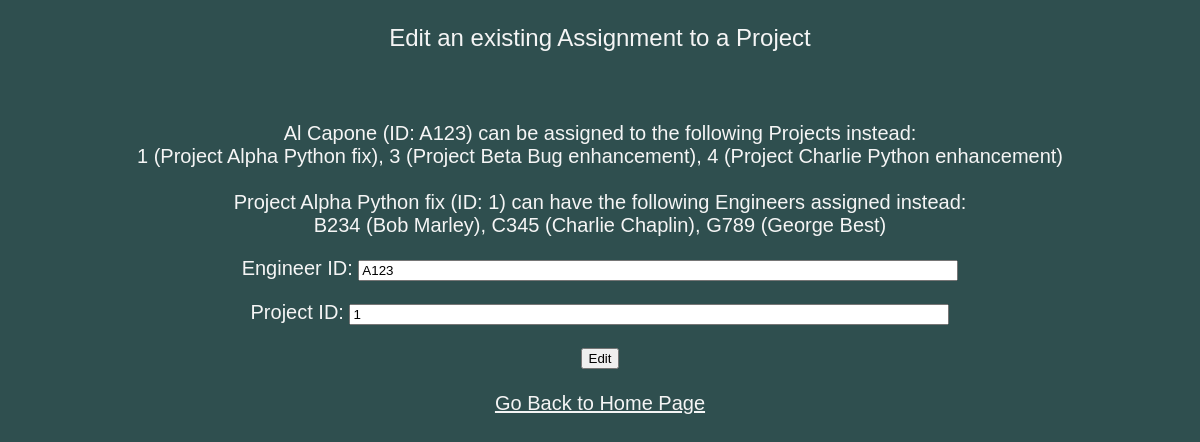
/assignment_read/assignment_update/1, run on the app's committed database.
### home/models.py (models this page shows, shortened)
class ProjectEngineerLookup(models.Model):
    lookup_id = models.AutoField(primary_key=True)
    engineer_id = models.ForeignKey(SoftwareEngineer, on_delete=models.CASCADE)
    project_id = models.ForeignKey(Project, on_delete=models.CASCADE)

class SoftwareEngineer(models.Model):
    engineer_id = models.CharField(max_length=20, primary_key=True)
    engineer_name = models.CharField(max_length=100)
    def __str__(self):
        return self.engineer_name

class SoftwareTraining(models.Model):
    training_id = models.AutoField(primary_key=True)
    engineer_id = models.ForeignKey(SoftwareEngineer, on_delete=models.CASCADE)
    software = models.CharField(max_length=100)

class Project(models.Model):
    project_id = models.AutoField(primary_key=True)
    software = models.CharField(max_length=100)
    project_name = models.CharField(max_length=100)
    def __str__(self):
        return self.project_name

### assignment_read/views.py (the view, shortened to what this page needs)
# urls.py: path('assignment_update/<str:lookup_id>', views.assignment_update, name='assignment_update'),
def assignment_update(request, lookup_id):
    assignment = ProjectEngineerLookup.objects.get(lookup_id=lookup_id)
    form = UpdateAssignmentForm(initial={
        'engineer_id': assignment.engineer_id_id,
        'project_id': assignment.project_id_id
    })
    lookup = ProjectEngineerLookup.objects.get(lookup_id=lookup_id)
    project = Project.objects.get(project_id=lookup.project_id_id)
    projects = Project.objects.all()
    engineers = SoftwareEngineer.objects.all()
    trainings = SoftwareTraining.objects.all()
    lookups = ProjectEngineerLookup.objects.all()
    context = {
        'form': form,
        'lookup': lookup,
        'project': project,
        'projects': projects,
        'engineers': engineers,
        'trainings': trainings,
        'lookups': lookups,
    }
    return render(
        request,
        'assignment_update/assignment_update.html',
        context
    )

### assignment_update/forms.py (shortened to what this page needs)
class UpdateAssignmentForm(forms.Form):
    engineer_id = forms.CharField(label="Engineer ID", required=True)
    project_id = forms.CharField(label="Project ID", required=True)
    class Meta:
        model = ProjectEngineerLookup

### assignment_update/templatetags/assignment_update_tags.py (called while the page is built)
@register.simple_tag(takes_context=True)
def get_engineer_name(context, engineer_id):
    engineers = context['engineers']
    for engineer in engineers:
        if engineer.engineer_id == engineer_id:
            return str(engineer.engineer_name)

@register.simple_tag(takes_context=True)
def get_project_name(context, project_id):
    projects = context['projects']
    for project in projects:
        if project.project_id == project_id:
            return str(project.project_name)

### assignment_update/templates/assignment_update/assignment_update.html (shortened to what this page needs)
<!DOCTYPE html>
<html>
    <head>
        {% load static %}
        {% load assignment_update_tags %}
        <link rel="stylesheet" type="text/css" href="{% static "home/site.css" %}" />
    </head>
    <body class="body-style">
        <p style="font-size:24px;">Edit an existing Assignment to a Project</p>
        <br>
        <br>
        {% get_engineer_name lookup.engineer_id_id %} (ID: {{ lookup.engineer_id_id }})
        can be assigned to the following Projects instead:
        <br>
        {% get_available_projects %}
        <br>
        <br>
        {% get_project_name lookup.project_id_id %} (ID: {{ lookup.project_id_id }})
        can have the following Engineers assigned instead:
        <br>
        {% get_available_engineers %}
        <br>
        <form method="POST">
            {{ form.as_p }}
            <button type="submit">Edit</button>
        </form>
        <br>
        <a href="{% url 'home' %}">Go Back to Home Page</a>
    </body>
</html>

### home/static/home/site.css (style rules this page uses)
.body-style { background-color: DarkSlateGrey; color: WhiteSmoke; text-align: center; font-family: Arial, Helvetica, sans-serif; font-size: 20px; }
a:link { color: WhiteSmoke; }
input[name=engineer_id] { width: 50%; }
input[name=project_id] { width: 50%; }

### data on the page
ProjectEngineerLookup: engineer_id.engineer_name "Al Capone", engineer_id_id "A123", project_id.project_name "Project Alpha Python fix", project_id_id "1", project_id+engineer_id "B234 (Bob Marley), C345 (Charlie Chaplin), G789 (George Best)", engineer_id "A123"
SoftwareTraining: engineer_id+software "1 (Project Alpha Python fix), 3 (Project Beta Bug enhancement), 4 (Project Charlie Python enhancement)"
